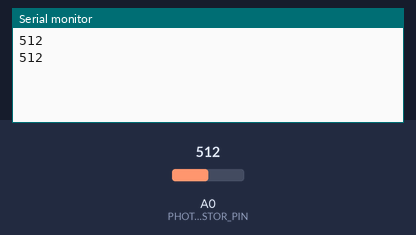
Bench run of a sketch on a simulated Arduino Uno, built with avr-gcc and run on an emulated ATmega328P. On the bench: the last lines printed to the serial monitor. The test bench sets the inputs (shaded band); at power-on: A0 (PHOTORESISTOR_PIN) = 512.

Above: at 1.8 s.
1.9 s: A0 (PHOTORESISTOR_PIN) set to 716
At 2.5 s:
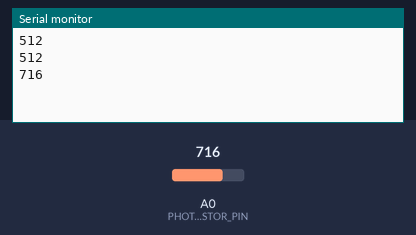
3.4 s: A0 (PHOTORESISTOR_PIN) set to 900
At 4.8 s:
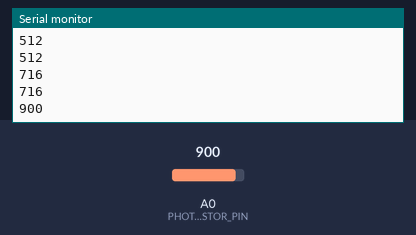
Timing chart, 0 to 6.4 s (numbered marks = the images above; inputs shaded):
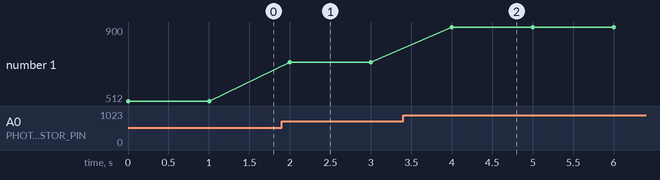

The sketch:

garduino.ino
```cpp
/*
 *  Automatic Gardener v1.0
 *  By Zachary King
*/

// Constants
const int PHOTORESISTOR_PIN     = A0;    // Pin 3 (analog)
const unsigned long LOOP_DELAY  = 1000; // 1000 ms = 1 second

int getLightReading()
{
  return analogRead(PHOTORESISTOR_PIN);
}

void setup()
{
  // Initialize the Serial interface at 9600 baud rate
  Serial.begin(9600);

  // Initialize the pins for I/O
//  pinMode(PHOTORESISTOR_PIN, INPUT);
}

void loop()
{
  Serial.println(getLightReading());

  // Wait 1 second before reading again...
  delay(LOOP_DELAY);
}
```

Measured:
- after the input at 1.9 s, the serial monitor: prints a new line after 0.10 s (image 1)
- after the input at 3.4 s, the serial monitor: prints a new line after 0.60 s (image 2)
- plotted number 1: 512 → 716 after the input at 1.9 s, 716 → 900 after the input at 3.4 s
